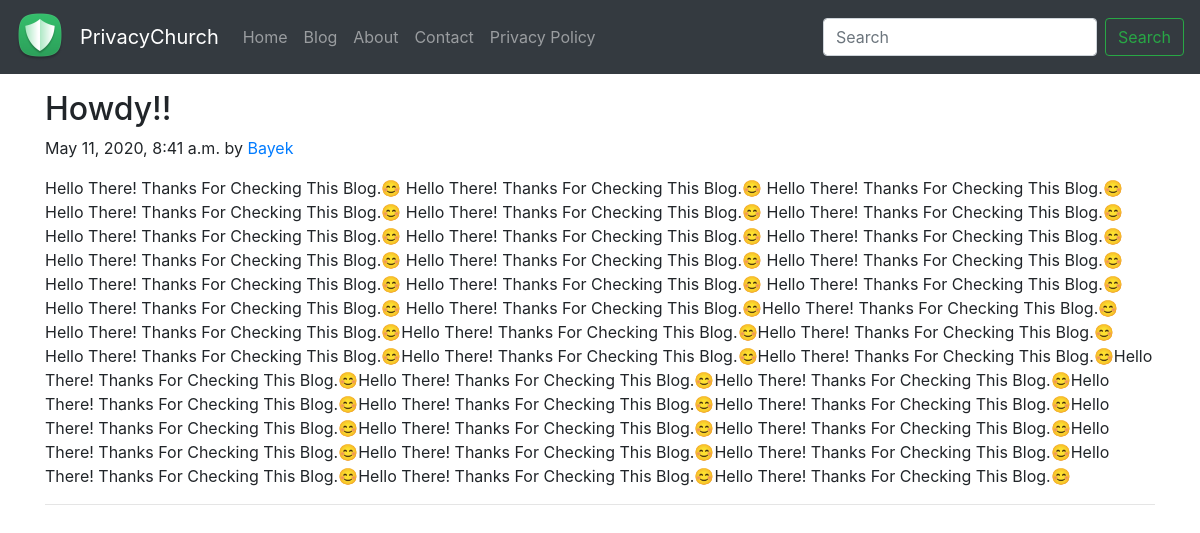
Page /blog/howdy-post on the committed database.
### blog/models.py (models this page shows, shortened)
class Post(models.Model):
    sno = models.AutoField(primary_key=True)
    title = models.CharField(max_length=255)
    content = models.TextField()
    author = models.CharField(max_length=15)
    slug = models.CharField(max_length=130)
    timestamp = models.DateTimeField(blank=True)

### blog/views.py (the view)
# urls.py: path('<str:slug>', views.blogPost, name='blogPost'),
def blogPost(request, slug):
    post = Post.objects.filter(slug=slug).first()
    context = {'post': post}
    return render(request, 'blog/blogPost.html', context)

### templates/blog/blogPost.html (shortened to what this page needs)
{% extends 'base.html' %}
{% block body %}
<div class="container my-3">
    <h2 class="blog-post-title">{{post.title}}</h2>
    <p class="blog-post-meta">{{post.timestamp}} by <a href="/about">{{post.author}}</a></p>
    <p> {{post.content}} </p>
    <hr>
</div>
{% endblock body %}

### rows in the picture
Post: title "Howdy!!", timestamp "May 11, 2020, 8:41 a.m.", author "Bayek", content "Hello There! Thanks For Checking This Blog.😊 Hello There! Thanks For Checking This Blog.😊 Hello There! Thanks For Checking This Blog.😊 Hello There! Thanks For Checking This Blog.😊 Hello There! Thanks For Checking This Blog.😊 Hello There! Thanks For Checking This Blog.😊 Hello There! Thanks For Checking This Blog.😊 Hello There! Thanks For Checking This Blog.😊 Hello There! Thanks For Checking This Blog.😊 Hello There! Thanks For Checking This Blog.😊 Hello There! Thanks For Checking This Blog.😊 Hello There! Thanks For Checking This Blog.😊 Hello There! Thanks For Checking This Blog.😊 Hello There! Thanks For Checking This Blog.😊 Hello There! Thanks For Checking This Blog.😊Hello There! Thanks For…"
